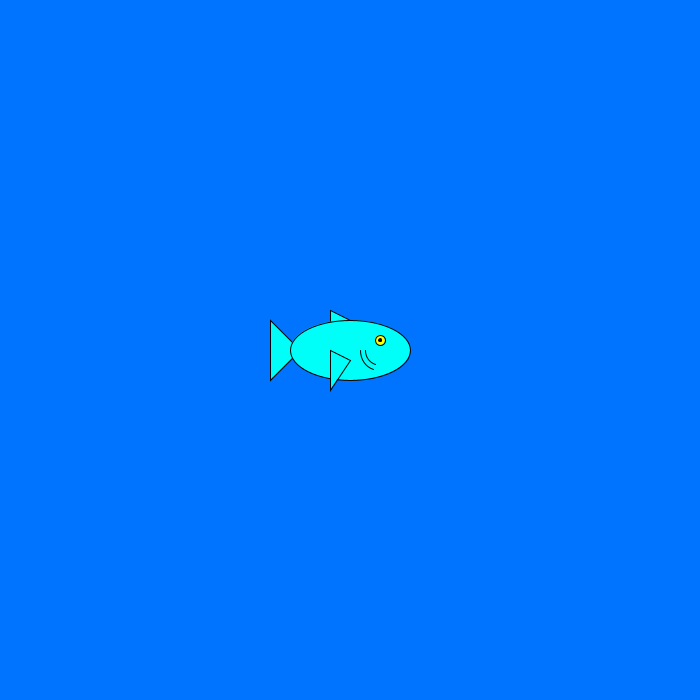
Frame 1 (no input)
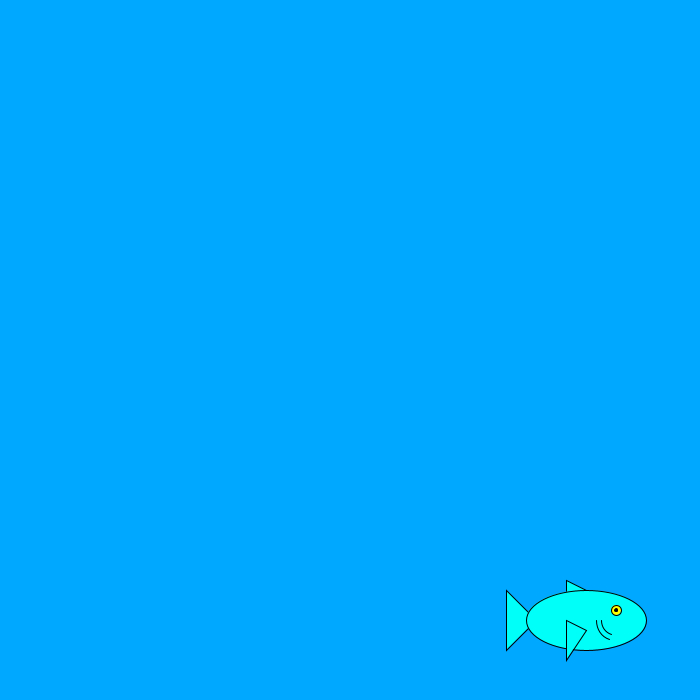
Frame 60 (the mouse pressed at the canvas centre just before this capture)
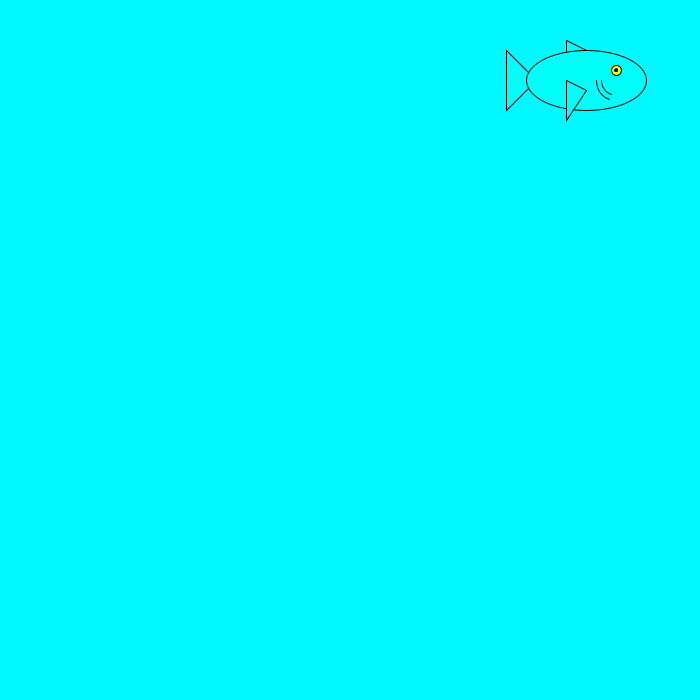
Frame 120 (the mouse held since frame 60 and released just before this capture)

The Processing sketch that drew these frames (run headless with seeded random() and noise(); from frame 60 on, the mouse is pressed at the canvas centre):

// Processing sketch: processing_145570
// ── processing_145570.pde


//Max Milà
//peix que es mou amb velX i velY i que quan arriba a entrar en contacte amb un dels límts de la pantalla rebota
//en funció del quadrant en el que es troba el fons canvia de color
//si fas clik el centre del peix es situa on ho hagis fet i el color del fons canvia en funció del quadrant en que facis click
//cal tenir en compte que es pot clickar on es vulgui (fins i tot a un lloc on el peix quedi molt aprop del extrem) doncs el programa modifica la posició escollida fins que el peix hi càpiga





//variables
int posX, posY, velX, velY;
color colorback;

int a;
int b, b1, b2;


void setup(){
  background (255);
  //mida pantalla
  size(700,700);
  //definició posX i posY
  posX=width/2;
  posY=height/2;
  //definició velX i velY
  velX=4;
  velY=6;
  //definició clorback
  colorback=color(0,116,255);
}

void draw(){
  //defició variables
  a=10;
  b=8*a;
  b1=4*a;
  
  //background
  background(colorback);
  //dibuixarPeix
  dibuixarPeix (posX,posY);
  //modificació de les posicions
  posX= posX+velX;
  posY= posY+velY;
 
 //rebot X
 if((posX-8*a<=0)||(posX+6*a>=width)){
   velX = -velX;
 }
 
 //rebot Y
 if((posY-4*a<=0)||(posY+4*a>=height)){
   velY = -velY;
 }
 
 //canvi color fons en funció del quadrant
if((posY<=height/2)&&(posX<=width/2)){colorback=color(0,116,255);
  }
    
  if((posY<=height/2)&&(posX>=width/2)){colorback=color(0,249,255);
  }
   
  if((posY>=height/2)&&(posX<=width/2)){colorback=color(0,255,142);
  }
   
  if((posY>=height/2)&&(posX>=width/2)){colorback=color(0,168,255);
  }

 
 

}
   
void mousePressed()
{
posX=(mouseX);
posY=(mouseY);

if(mouseX<b){
     posX = mouseX+b;
   }
   if (mouseY<b1){
     posY = mouseY+b1;
    }  
   if (mouseX>width-b){
     posX = mouseX-b;
   }
   if (mouseY>height-b1){
     posY = mouseY-b1;
   }

if((posY<=height/2)&&(posX<=width/2)){colorback=color(0,116,255);
  }
    
  if((posY<=height/2)&&(posX>=width/2)){colorback=color(0,249,255);
  }
   
  if((posY>=height/2)&&(posX<=width/2)){colorback=color(0,255,142);
  }
   
  if((posY>=height/2)&&(posX>=width/2)){colorback=color(0,168,255);
  }
}


void dibuixarPeix(int _x, int _y){
  
  fill(0,255,249);
  
    
   triangle(_x-8*a,_y-3*a,_x-8*a,_y+3*a,_x-5*a,_y); //aleta posterior
 
   triangle(_x,_y-3*a,_x-2*a,_y-2*a,_x-2*a,_y-4*a); //aleta dorsal
    
    
   ellipse(_x,_y,12*a,6*a); //cos
    
   triangle(_x,_y+a,_x-2*a,_y,_x-2*a,_y+4*a); //aleta lateral
    
   arc(_x+3*a,_y,4*a,4*a,3*PI/5,PI); //branquia
   arc(_x+3*a,_y,3*a,3*a,3*PI/5,PI); //branquia petita
    
    
   fill(255,255,0); //ull
   ellipse(_x+3*a,_y-a,a,a);
   fill(0); //pupila
   ellipse(_x+3*a,_y-a,a/3,a/3);
    
}
